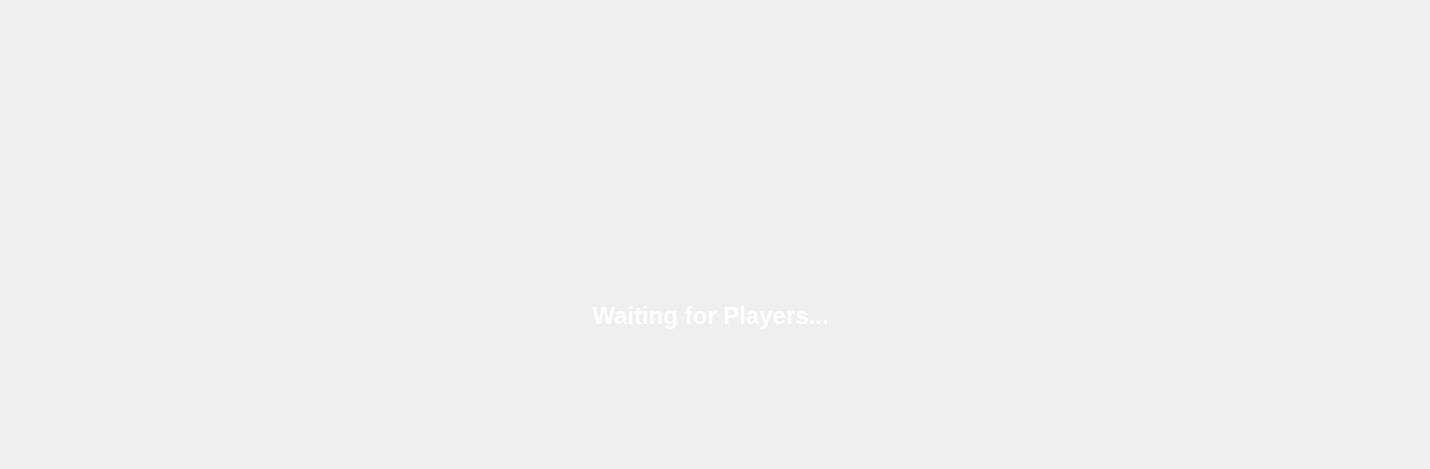
    <widget class="QWidget" name="page_3_loading_screen">
     <widget class="QLabel" name="waitingLabel">
      <property name="geometry">
       <rect>
        <x>540</x>
        <y>300</y>
        <width>341</width>
        <height>31</height>
       </rect>
      </property>
      <property name="font">
       <font>
        <pointsize>18</pointsize>
        <weight>75</weight>
        <bold>true</bold>
       </font>
      </property>
      <property name="styleSheet">
       <string notr="true">color: rgb(255, 255, 255);</string>
      </property>
      <property name="text">
       <string>Waiting for Players...</string>
      </property>
      <property name="alignment">
       <set>Qt::AlignCenter</set>
      </property>
     </widget>
     <widget class="QWidget" name="layoutWidget">
      <property name="geometry">
       <rect>
        <x>0</x>
        <y>420</y>
        <width>1421</width>
        <height>40</height>
       </rect>
      </property>
      <layout class="QHBoxLayout" name="horizontalLayout_8">
       <item>
        <spacer name="horizontalSpacer_12">
         <property name="orientation">
          <enum>Qt::Horizontal</enum>
         </property>
         <property name="sizeHint" stdset="0">
          <size>
           <width>40</width>
           <height>20</height>
          </size>
         </property>
        </spacer>
       </item>
       <item>
        <widget class="QLabel" name="loadingTimerLabel">
         <property name="font">
          <font>
           <pointsize>24</pointsize>
           <weight>75</weight>
           <bold>true</bold>
          </font>
         </property>
         <property name="styleSheet">
          <string notr="true">color: rgb(255, 255, 255);</string>
         </property>
         <property name="text">
          <string/>
         </property>
         <property name="alignment">
          <set>Qt::AlignCenter</set>
         </property>
        </widget>
       </item>
       <item>
        <spacer name="horizontalSpacer_13">
         <property name="orientation">
          <enum>Qt::Horizontal</enum>
         </property>
         <property name="sizeHint" stdset="0">
          <size>
           <width>40</width>
           <height>20</height>
          </size>
         </property>
        </spacer>
       </item>
      </layout>
     </widget>
    </widget>
